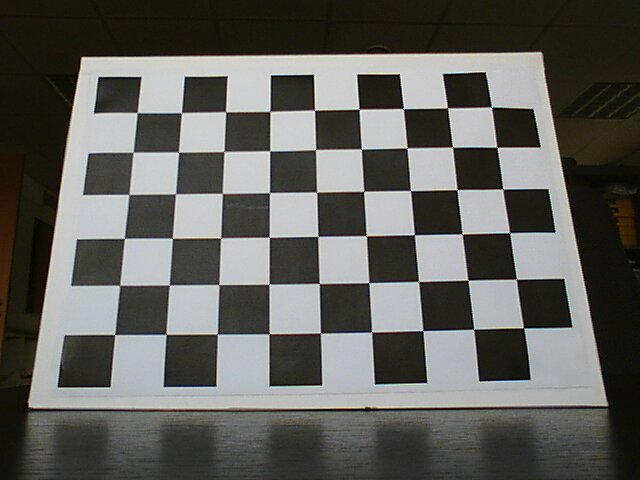
//> input picture img_calib/tellus-00.jpg, 640 x 480 px, given in place of 2016-01-26-114234.webm, which was not available
$ ./testdecompo   (built with g++ and OpenCV 4)
//> lines starting //> are read from the running program, lines starting //| are printed output that depends on the picture; after the words box and inside, x2 and y2 are one past the last pixel; in counts of white or black regions, pixels touching at a corner belong together; pictures that were not available may be replaced by others from this repository, and a replacement may not be noted
#include <iostream>
#include "opencv2/highgui/highgui.hpp"
#include "opencv2/imgproc/imgproc.hpp"

void suppr_pts_blanc ( cv::Mat * channel, int seuil)
{
for (int i = 0; i < channel[2].rows;i++)
{
	for (int j = 0; j < channel[2].cols ; j++)
	{
		if ( channel[2].at<unsigned char>(i,j) > seuil && channel[1].at<unsigned char>(i,j) > seuil && channel[0].at<unsigned char>(i,j) > seuil)
		{
			channel[0].at<unsigned char>(i,j) = 0;
			channel[1].at<unsigned char>(i,j) = 0;
			channel[2].at<unsigned char>(i,j) = 0;
		}
	}
}

}

 int main( int argc, char** argv )
 {
	cv::VideoCapture cap("video/2016-01-26-114234.webm");
	//cv::VideoCapture cap("/home/valentin/Bureau/projet/calibration5/2016-01-26-113909.webm");

    if ( !cap.isOpened() )
    {
         std::cout << "Cannot open the web cam" << std::endl;
         return -1;
    }

   cv::Mat imgOriginal;
	int min = 255;
	int max = 255;
	int nbpts = 0;
	int seuil = 200;
	cv::namedWindow("Original", CV_WINDOW_NORMAL);
	cv::moveWindow("Original",10,10);
	cv::resizeWindow("Original", 400, 300);
	cv::namedWindow("red", CV_WINDOW_NORMAL);
	cv::moveWindow("red",440,10);
	cv::resizeWindow("red", 400, 300);

	cv::namedWindow("white", CV_WINDOW_NORMAL);
	cv::moveWindow("white",840,10);
	cv::resizeWindow("white", 400, 300);

	cv::namedWindow("blue", CV_WINDOW_NORMAL);
	cv::moveWindow("blue",440,440);
	cv::resizeWindow("blue", 400, 300);
    while (true)
    {
        bool bSuccess = cap.read(imgOriginal); // read a new frame from video
//> imgOriginal is the input picture: 480 rows x 640 cols, CV_8UC3; mean B, G, R 92.2, 96.3, 96.6

         if (!bSuccess) //if not success, break loop
        {
             std::cout << "Cannot read a frame from video stream" << std::endl;
             break;
        }

	cv::imshow("Original", imgOriginal); //show the original image
   // Create Matrices (make sure there is an image in input!)
    //attention format BGR
    cv::Mat img_red;
    cv::Mat channel_red[3];

 	cv::split(imgOriginal, channel_red);
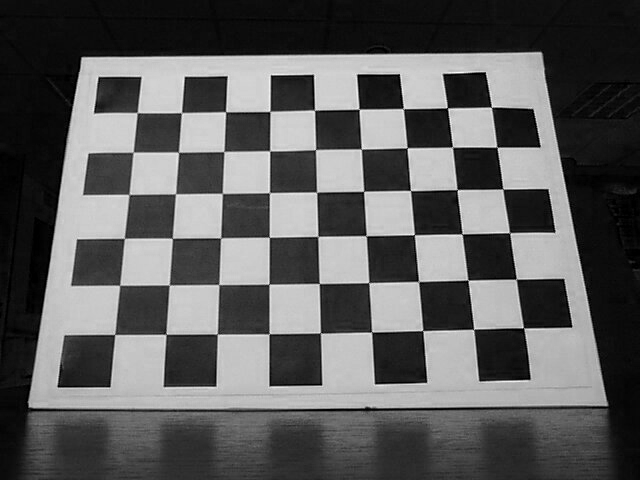
//> channel_red[0]: 480 rows x 640 cols, CV_8UC1; min 0, max 255, mean 92.2
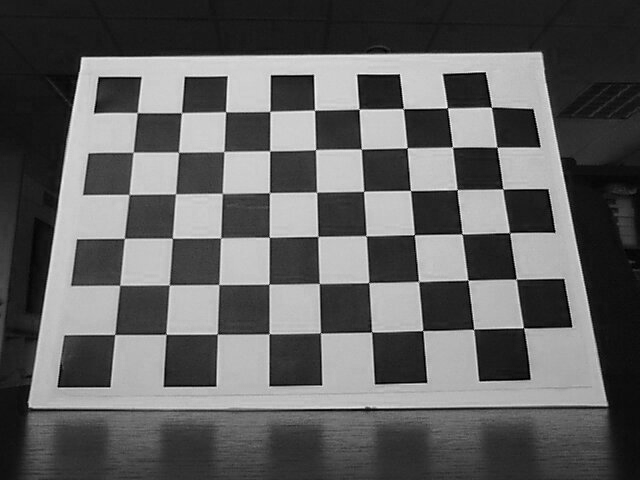
//> channel_red[2]: 480 rows x 640 cols, CV_8UC1; min 0, max 255, mean 96.6
 	//les pts blancs sont supprimer pour reduire le "bruit" du ciel
	//suppr_pts_blanc(channel_red, seuil);

	//seuillage sur le rouge : on garde que les pixel entre min et max
	cv::inRange(channel_red[2], cv::Scalar(min), cv::Scalar(max), channel_red[2]);
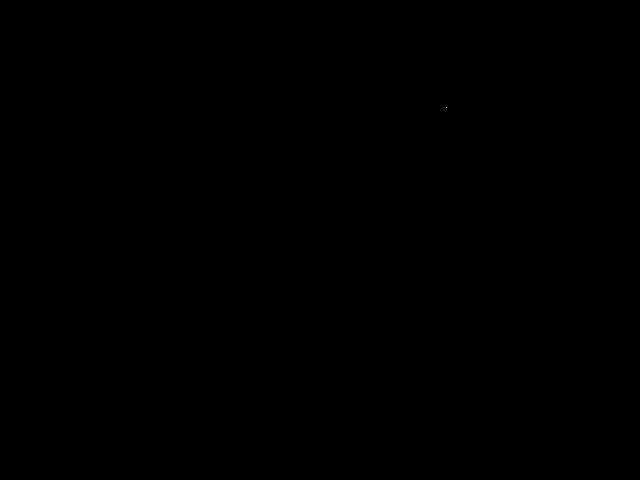
//> channel_red[2]: 480 rows x 640 cols, CV_8UC1; 0% white in thin lines or dots, all inside (x1, y1, x2, y2) = (446, 107, 447, 108)
	//mise a 0 de la composante que l'on veut
	channel_red[0]=cv::Mat::zeros(imgOriginal.rows, imgOriginal.cols, CV_8UC1);//960 x 1280
//> channel_red[0]: 480 rows x 640 cols, CV_8UC1; every value is 0
	channel_red[1]=cv::Mat::zeros(imgOriginal.rows, imgOriginal.cols, CV_8UC1);
	nbpts = 0;


	//on reunit les composantes ds une img couleur
	cv::merge(channel_red,3,img_red);
	cv::imshow("red",img_red);

	 cv::Mat img_w;
 	 cv::Mat channel_w[3];
	 cv::split(imgOriginal, channel_w);
	/*
	cv::inRange(channel_w[0], cv::Scalar(min), cv::Scalar(max), channel_w[0]);
	cv::inRange(channel_w[1], cv::Scalar(min), cv::Scalar(max), channel_w[1]);
	cv::inRange(channel_w[2], cv::Scalar(min), cv::Scalar(max), channel_w[2]);
/*	 cv::imshow("b",channel_w[0]);
	 cv::imshow("g",channel_w[1]);
	 cv::imshow("r",channel_w[2]);
	*/

	cv::inRange(channel_w[1], cv::Scalar(min), cv::Scalar(max), channel_w[1]);
//> channel_w[1]: 480 rows x 640 cols, CV_8UC1; 0% white in thin lines or dots, all inside (x1, y1, x2, y2) = (413, 107, 447, 235)
	//cv::inRange(channel_w[0], cv::Scalar(min), cv::Scalar(max), channel_w[0]);
	//cv::inRange(channel_w[2], cv::Scalar(min), cv::Scalar(max), channel_w[2]);
	channel_w[0]=cv::Mat::zeros(imgOriginal.rows, imgOriginal.cols, CV_8UC1);//960 x 1280
	channel_w[2]=cv::Mat::zeros(imgOriginal.rows, imgOriginal.cols, CV_8UC1);

	cv::merge(channel_w,3,img_w);
	cv::imshow("white",img_w);

 	cv::Mat img_b;
	cv::Mat chanB[3];
	cv::split(imgOriginal, chanB);
	cv::inRange(chanB[0], cv::Scalar(min), cv::Scalar(max), chanB[0]);
//> chanB[0]: 480 rows x 640 cols, CV_8UC1; 0% white in thin lines or dots, all inside (x1, y1, x2, y2) = (413, 234, 414, 235)
	//cv::inRange(channel_w[0], cv::Scalar(min), cv::Scalar(max), channel_w[0]);
	//cv::inRange(channel_w[2], cv::Scalar(min), cv::Scalar(max), channel_w[2]);
	chanB[1]=cv::Mat::zeros(imgOriginal.rows, imgOriginal.cols, CV_8UC1);//960 x 1280
	chanB[2]=cv::Mat::zeros(imgOriginal.rows, imgOriginal.cols, CV_8UC1);

	cv::merge(chanB,3,img_b);
	cv::imshow("blue",img_b);

        if (cv::waitKey(30) == 27) //wait for 'esc' key press for 30ms. If 'esc' key is pressed, break loop
//> the Esc key is pressed
       {
       		cv::imwrite("red.png",img_red);
			cv::imwrite("bsaic.png",imgOriginal);
         std::cout << "esc key is pressed by user" << std::endl;
         break;
       }
    }

cv::destroyAllWindows();

   return 0;

}

$ run again, on img_calib/tellus-01.jpg
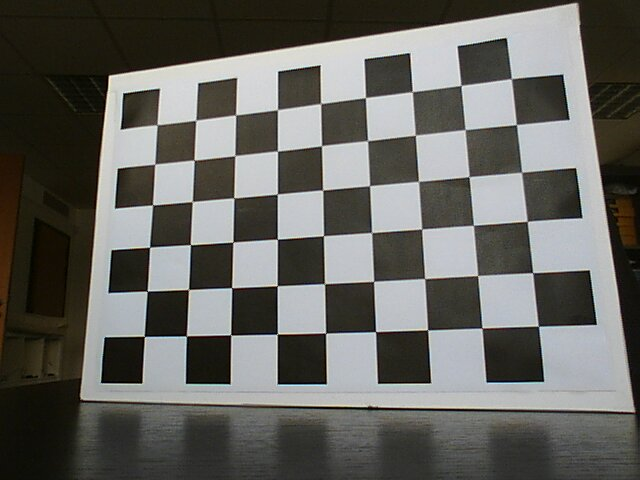
//> input picture img_calib/tellus-01.jpg, 640 x 480 px, given in place of 2016-01-26-114234.webm, which was not available
//> imgOriginal is the input picture: 480 rows x 640 cols, CV_8UC3; mean B, G, R 96.3, 100.9, 101.3
//> `cv::split(imgOriginal, channel_red);`:
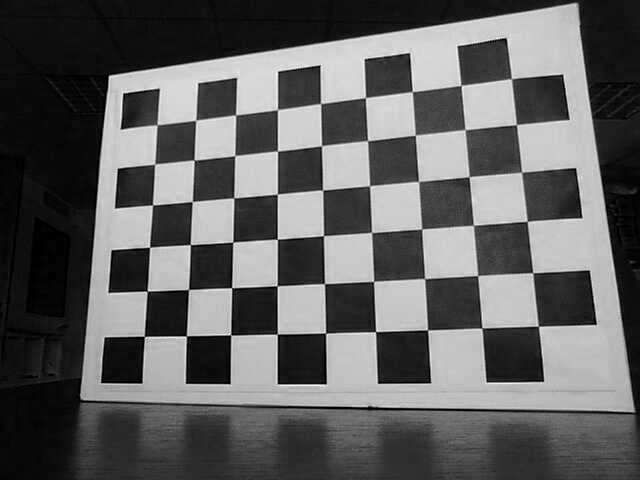
//> channel_red[0]: 480 rows x 640 cols, CV_8UC1; min 0, max 250, mean 96.3
//> `cv::split(imgOriginal, channel_red);`:
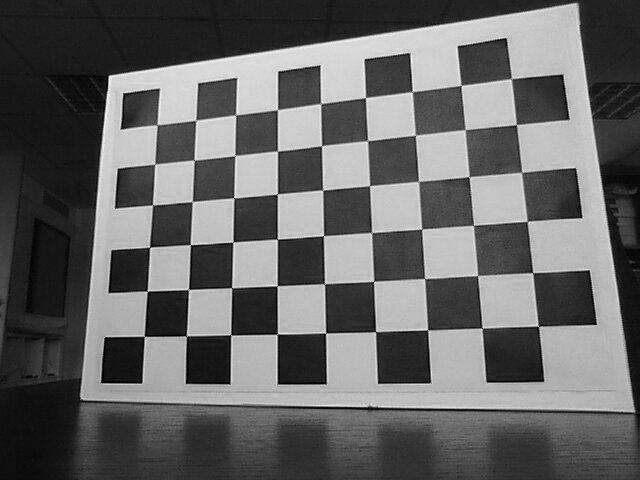
//> channel_red[2]: 480 rows x 640 cols, CV_8UC1; min 0, max 255, mean 101.3
//> img_w: 480 rows x 640 cols, CV_8UC3; every value is 0

$ run again, on img_calib/tellus-03.jpg
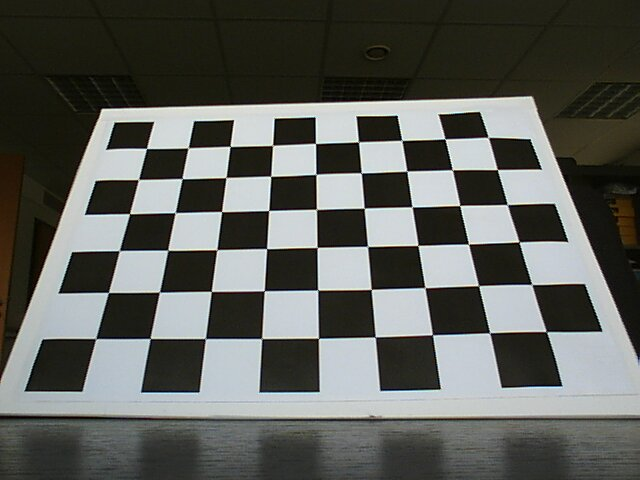
//> input picture img_calib/tellus-03.jpg, 640 x 480 px, given in place of 2016-01-26-114234.webm, which was not available
//> imgOriginal is the input picture: 480 rows x 640 cols, CV_8UC3; mean B, G, R 90.6, 95.3, 93.4
//> `cv::split(imgOriginal, channel_red);`:
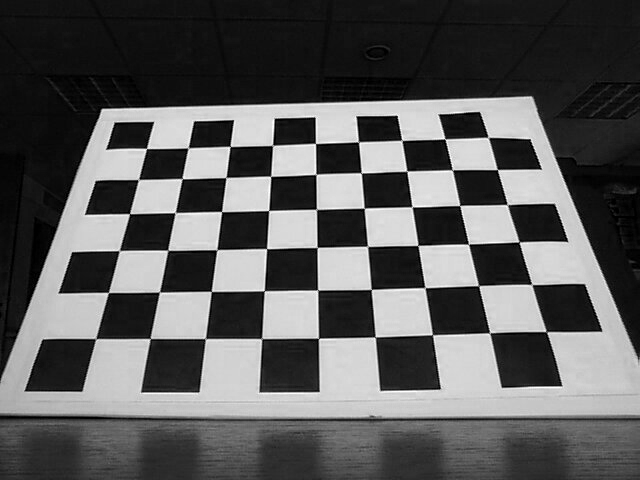
//> channel_red[0]: 480 rows x 640 cols, CV_8UC1; min 0, max 255, mean 90.6
//> `cv::split(imgOriginal, channel_red);`:
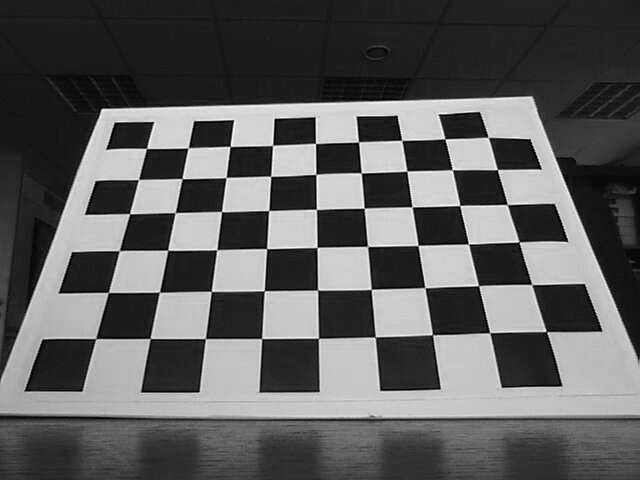
//> channel_red[2]: 480 rows x 640 cols, CV_8UC1; min 0, max 255, mean 93.4
